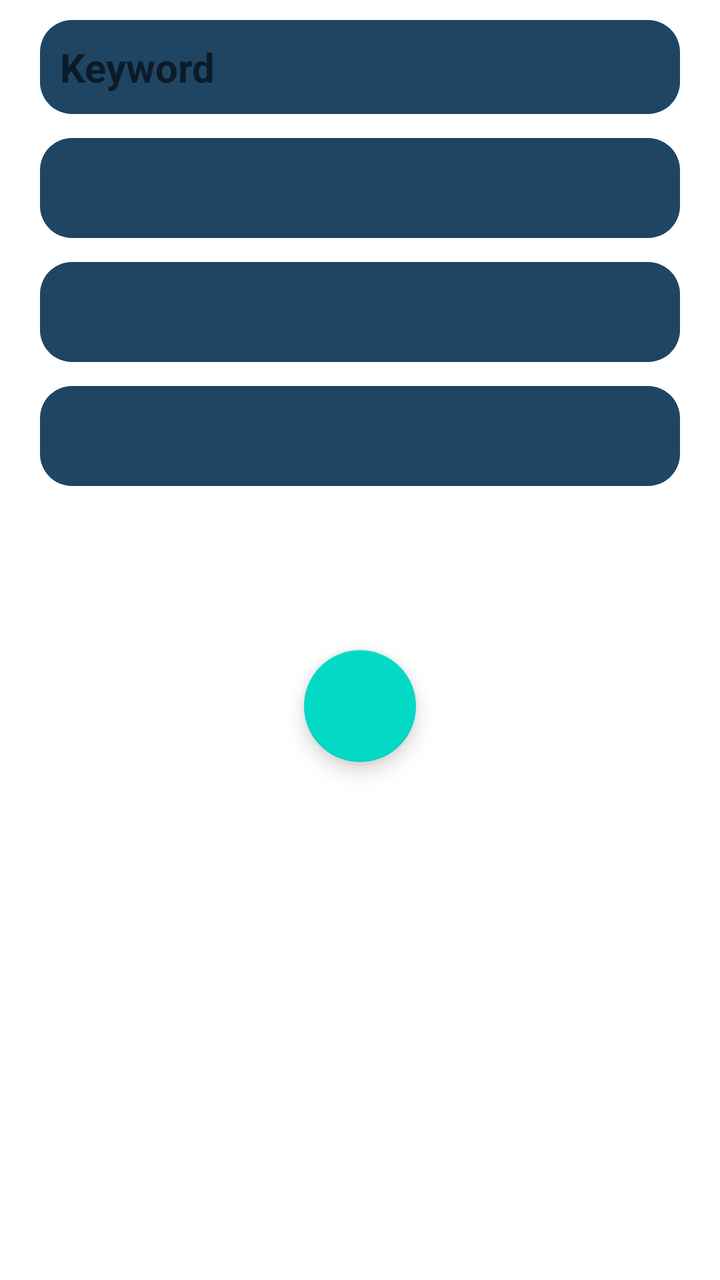
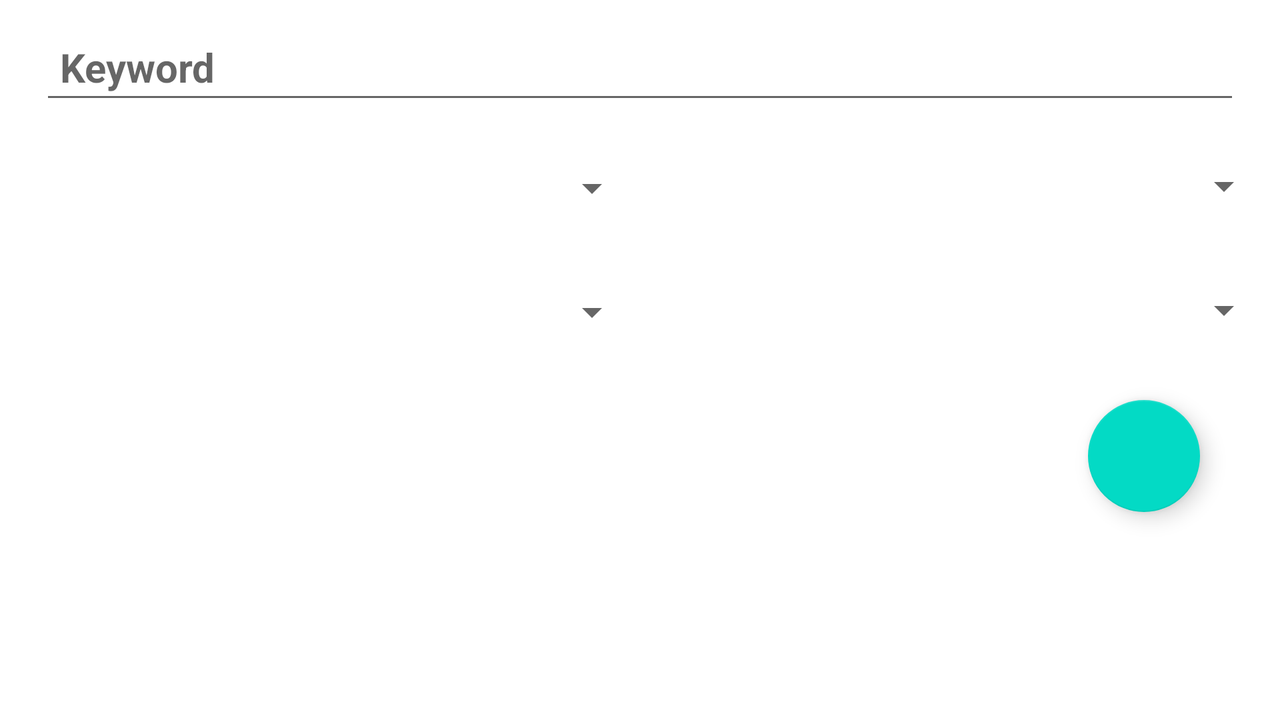

An Android layout and its configuration variant, each rendered on a device that would load it. The default file and the variant file are quoted in full after the pictures.
<!-- AndroidManifest.xml: application theme AppTheme -->
<!-- res/layout/fragment_filters.xml -->
<?xml version="1.0" encoding="utf-8"?>
<androidx.constraintlayout.widget.ConstraintLayout xmlns:android="http://schemas.android.com/apk/res/android"
    xmlns:app="http://schemas.android.com/apk/res-auto"
    xmlns:tools="http://schemas.android.com/tools"
    android:layout_width="match_parent"
    android:layout_height="match_parent"
    android:paddingLeft="20dp"
    android:paddingRight="20dp">

    <EditText
        android:id="@+id/editKeyWord"
        android:layout_width="match_parent"
        android:layout_height="wrap_content"
        android:layout_gravity="center_vertical"
        android:layout_marginTop="10dp"
        android:autofillHints="no"
        android:hint="Keyword"
        android:inputType="textLongMessage"
        android:padding="10dp"
        android:textColor="@color/white"
        android:textSize="20sp"
        android:textStyle="bold"
        android:background="@drawable/custom_bg_bottomnavigation"
        app:layout_constraintEnd_toEndOf="parent"
        app:layout_constraintStart_toStartOf="parent"
        app:layout_constraintTop_toTopOf="parent"
        tools:targetApi="o" />

    <androidx.appcompat.widget.AppCompatSpinner
        android:id="@+id/spinnerFilterSource"
        android:layout_width="match_parent"
        android:layout_height="@dimen/height_fields_navigation_drawer"
        android:layout_marginTop="12dp"
        app:layout_constraintTop_toBottomOf="@+id/editKeyWord"
        tools:layout_editor_absoluteX="20dp"
        android:background="@drawable/custom_bg_bottomnavigation"
        tools:listitem="@layout/spinner_style" />

    <androidx.appcompat.widget.AppCompatSpinner
        android:id="@+id/spinnerFilterLanguage"
        android:layout_width="match_parent"
        android:layout_height="@dimen/height_fields_navigation_drawer"
        android:layout_marginTop="12dp"
        android:visibility="gone"
        app:layout_constraintTop_toBottomOf="@+id/spinnerFilterSource"
        tools:layout_editor_absoluteX="16dp"
        android:background="@drawable/custom_bg_bottomnavigation"
        tools:listitem="@layout/spinner_style" />

    <androidx.appcompat.widget.AppCompatSpinner
        android:id="@+id/spinnerFilterCountry"
        android:layout_width="match_parent"
        android:layout_height="@dimen/height_fields_navigation_drawer"
        android:layout_marginTop="12dp"
        app:layout_constraintTop_toBottomOf="@+id/spinnerFilterLanguage"
        tools:layout_editor_absoluteX="20dp"
        android:background="@drawable/custom_bg_bottomnavigation"
        tools:listitem="@layout/spinner_style" />

    <androidx.appcompat.widget.AppCompatSpinner
        android:id="@+id/spinnerFilterCategory"
        android:layout_width="match_parent"
        android:layout_height="@dimen/height_fields_navigation_drawer"
        android:layout_marginTop="12dp"
        app:layout_constraintTop_toBottomOf="@+id/spinnerFilterCountry"
        tools:layout_editor_absoluteX="20dp"
        android:background="@drawable/custom_bg_bottomnavigation"
        tools:listitem="@layout/spinner_style" />

    <androidx.appcompat.widget.AppCompatSpinner
        android:id="@+id/spinnerFilterSortby"
        android:layout_width="match_parent"
        android:layout_height="@dimen/height_fields_navigation_drawer"
        android:layout_marginTop="12dp"
        app:layout_constraintTop_toBottomOf="@+id/spinnerFilterCategory"
        tools:layout_editor_absoluteX="20dp"
        tools:listitem="@layout/spinner_style"
        android:background="@drawable/custom_bg_bottomnavigation"
        android:visibility="invisible" />

    <com.google.android.material.floatingactionbutton.FloatingActionButton
        android:id="@+id/buttonSetupFilters"
        android:layout_width="wrap_content"
        android:layout_height="wrap_content"
        android:layout_margin="@dimen/padding_layout_navigation_drawer"
        android:layout_marginTop="40dp"
        android:contentDescription="TODO"
        android:src="@drawable/ic_search_24"
        app:layout_constraintEnd_toEndOf="parent"
        app:layout_constraintStart_toStartOf="parent"
        app:layout_constraintTop_toBottomOf="@+id/spinnerFilterSortby" />

</androidx.constraintlayout.widget.ConstraintLayout>
<!-- res/layout/spinner_style.xml (included above) -->
<?xml version="1.0" encoding="utf-8"?>
<TextView xmlns:android="http://schemas.android.com/apk/res/android"
    xmlns:tool="http://schemas.android.com/apk/res-auto"
    xmlns:tools="http://schemas.android.com/tools"
    android:id="@+id/textviewValuesFilters"
    android:layout_width="match_parent"
    android:layout_height="wrap_content"
    android:drawableStart="@drawable/language_icon"
    android:ellipsize="marquee"
    android:paddingLeft="@dimen/padding_scrollview"
    android:paddingRight="@dimen/padding_scrollview"
    android:singleLine="true"
    android:textSize="@dimen/textsize_spinner_filter"
    android:textStyle="bold"
    android:gravity="center_vertical"
    tools:text="item Spinner"
    android:paddingStart="@dimen/width_image_spinner"
    />
<!-- resources referenced by this layout -->
<resources>
  <color name="white">#FFFFFF</color>
  <dimen name="height_fields_navigation_drawer">50dp</dimen>
  <dimen name="padding_layout_navigation_drawer">20dp</dimen>
  <dimen name="padding_scrollview">10dp</dimen>
  <dimen name="textsize_spinner_filter">20sp</dimen>
  <dimen name="width_image_spinner">25dp</dimen>
  <!-- drawable custom_bg_bottomnavigation (drawable) -->
  <?xml version="1.0" encoding="utf-8"?>
  <selector xmlns:android="http://schemas.android.com/apk/res/android">
      <item>
          <shape android:shape="rectangle">
              <solid android:color="#E2032E50" />
              <stroke android:width="0dp"
                  android:color="#1B200A" />
              <corners android:radius="16dp" />
          </shape>
      </item>
  </selector>
  <!-- drawable language_icon (drawable-v24) -->
  <vector xmlns:android="http://schemas.android.com/apk/res/android"
      android:width="24dp"
      android:height="24dp"
      android:tint="?attr/colorControlNormal"
      android:viewportWidth="24.0"
      android:viewportHeight="24.0">
      <path
          android:fillColor="#000000"
          android:pathData="M11.99,2C6.47,2 2,6.48 2,12s4.47,10 9.99,10C17.52,22 22,17.52 22,12S17.52,2 11.99,2zM18.92,8h-2.95c-0.32,-1.25 -0.78,-2.45 -1.38,-3.56 1.84,0.63 3.37,1.91 4.33,3.56zM12,4.04c0.83,1.2 1.48,2.53 1.91,3.96h-3.82c0.43,-1.43 1.08,-2.76 1.91,-3.96zM4.26,14C4.1,13.36 4,12.69 4,12s0.1,-1.36 0.26,-2h3.38c-0.08,0.66 -0.14,1.32 -0.14,2 0,0.68 0.06,1.34 0.14,2L4.26,14zM5.08,16h2.95c0.32,1.25 0.78,2.45 1.38,3.56 -1.84,-0.63 -3.37,-1.9 -4.33,-3.56zM8.03,8L5.08,8c0.96,-1.66 2.49,-2.93 4.33,-3.56C8.81,5.55 8.35,6.75 8.03,8zM12,19.96c-0.83,-1.2 -1.48,-2.53 -1.91,-3.96h3.82c-0.43,1.43 -1.08,2.76 -1.91,3.96zM14.34,14L9.66,14c-0.09,-0.66 -0.16,-1.32 -0.16,-2 0,-0.68 0.07,-1.35 0.16,-2h4.68c0.09,0.65 0.16,1.32 0.16,2 0,0.68 -0.07,1.34 -0.16,2zM14.59,19.56c0.6,-1.11 1.06,-2.31 1.38,-3.56h2.95c-0.96,1.65 -2.49,2.93 -4.33,3.56zM16.36,14c0.08,-0.66 0.14,-1.32 0.14,-2 0,-0.68 -0.06,-1.34 -0.14,-2h3.38c0.16,0.64 0.26,1.31 0.26,2s-0.1,1.36 -0.26,2h-3.38z" />
  </vector>
</resources>
<!-- res/layout-land/fragment_filters.xml (the repository's variant of the layout above) -->
<!-- drawn on the phone turned sideways -->
<?xml version="1.0" encoding="utf-8"?>
<androidx.constraintlayout.widget.ConstraintLayout xmlns:android="http://schemas.android.com/apk/res/android"
    xmlns:app="http://schemas.android.com/apk/res-auto"
    xmlns:tools="http://schemas.android.com/tools"
    android:layout_width="match_parent"
    android:layout_height="match_parent"
    android:paddingLeft="20dp"
    android:paddingRight="20dp">

    <EditText
        android:id="@+id/editKeyWord"
        android:layout_width="match_parent"
        android:layout_height="wrap_content"
        android:layout_gravity="center_vertical"
        android:layout_marginTop="10dp"
        android:autofillHints="no"
        android:hint="Keyword"
        android:inputType="textLongMessage"
        android:padding="10dp"
        android:textColor="@color/white"
        android:textSize="20sp"
        android:textStyle="bold"
        app:layout_constraintStart_toStartOf="parent"
        app:layout_constraintTop_toTopOf="parent"
        tools:targetApi="o" />

    <androidx.appcompat.widget.AppCompatSpinner
        android:id="@+id/spinnerFilterSource"
        android:layout_width="300dp"
        android:layout_height="@dimen/height_fields_navigation_drawer"
        android:layout_marginTop="12dp"
        app:layout_constraintStart_toStartOf="parent"
        app:layout_constraintTop_toBottomOf="@+id/editKeyWord"
        tools:listitem="@layout/spinner_style" />

    <androidx.appcompat.widget.AppCompatSpinner
        android:id="@+id/spinnerFilterLanguage"
        android:layout_width="300dp"
        android:layout_height="@dimen/height_fields_navigation_drawer"
        android:layout_marginTop="12dp"
        app:layout_constraintStart_toStartOf="parent"
        app:layout_constraintTop_toBottomOf="@+id/spinnerFilterSource"
        tools:listitem="@layout/spinner_style" />


    <androidx.appcompat.widget.AppCompatSpinner
        android:id="@+id/spinnerFilterCountry"
        android:layout_width="300dp"
        android:layout_height="@dimen/height_fields_navigation_drawer"
        android:layout_marginStart="16dp"
        android:layout_marginTop="68dp"
        app:layout_constraintStart_toEndOf="@+id/spinnerFilterSource"
        app:layout_constraintTop_toTopOf="parent"
        tools:listitem="@layout/spinner_style" />

    <androidx.appcompat.widget.AppCompatSpinner
        android:id="@+id/spinnerFilterCategory"
        android:layout_width="300dp"
        android:layout_height="@dimen/height_fields_navigation_drawer"
        android:layout_marginStart="16dp"
        android:layout_marginTop="12dp"
        app:layout_constraintStart_toEndOf="@+id/spinnerFilterLanguage"
        app:layout_constraintTop_toBottomOf="@+id/spinnerFilterCountry"
        tools:listitem="@layout/spinner_style" />

    <com.google.android.material.floatingactionbutton.FloatingActionButton
        android:id="@+id/buttonSetupFilters"
        android:layout_width="wrap_content"
        android:layout_height="wrap_content"
        android:layout_margin="@dimen/padding_layout_navigation_drawer"
        android:layout_marginTop="44dp"
        android:background="@color/colorAccent"
        android:contentDescription="TODO"
        android:src="@drawable/ic_search_24"
        app:layout_constraintEnd_toEndOf="parent"
        app:layout_constraintTop_toBottomOf="@+id/spinnerFilterCategory" />

</androidx.constraintlayout.widget.ConstraintLayout>
<!-- resources referenced by the variant -->
<!-- as the phone turned sideways resolves them -->
<resources>
  <color name="colorAccent">#FF8A65</color>
  <color name="white">#FFFFFF</color>
  <dimen name="height_fields_navigation_drawer">50dp</dimen>
  <dimen name="padding_layout_navigation_drawer">20dp</dimen>
  <dimen name="padding_scrollview">10dp</dimen>
  <dimen name="textsize_spinner_filter">20sp</dimen>
  <dimen name="width_image_spinner">25dp</dimen>
  <!-- drawable language_icon (drawable-v24) -->
  <vector xmlns:android="http://schemas.android.com/apk/res/android"
      android:width="24dp"
      android:height="24dp"
      android:tint="?attr/colorControlNormal"
      android:viewportWidth="24.0"
      android:viewportHeight="24.0">
      <path
          android:fillColor="#000000"
          android:pathData="M11.99,2C6.47,2 2,6.48 2,12s4.47,10 9.99,10C17.52,22 22,17.52 22,12S17.52,2 11.99,2zM18.92,8h-2.95c-0.32,-1.25 -0.78,-2.45 -1.38,-3.56 1.84,0.63 3.37,1.91 4.33,3.56zM12,4.04c0.83,1.2 1.48,2.53 1.91,3.96h-3.82c0.43,-1.43 1.08,-2.76 1.91,-3.96zM4.26,14C4.1,13.36 4,12.69 4,12s0.1,-1.36 0.26,-2h3.38c-0.08,0.66 -0.14,1.32 -0.14,2 0,0.68 0.06,1.34 0.14,2L4.26,14zM5.08,16h2.95c0.32,1.25 0.78,2.45 1.38,3.56 -1.84,-0.63 -3.37,-1.9 -4.33,-3.56zM8.03,8L5.08,8c0.96,-1.66 2.49,-2.93 4.33,-3.56C8.81,5.55 8.35,6.75 8.03,8zM12,19.96c-0.83,-1.2 -1.48,-2.53 -1.91,-3.96h3.82c-0.43,1.43 -1.08,2.76 -1.91,3.96zM14.34,14L9.66,14c-0.09,-0.66 -0.16,-1.32 -0.16,-2 0,-0.68 0.07,-1.35 0.16,-2h4.68c0.09,0.65 0.16,1.32 0.16,2 0,0.68 -0.07,1.34 -0.16,2zM14.59,19.56c0.6,-1.11 1.06,-2.31 1.38,-3.56h2.95c-0.96,1.65 -2.49,2.93 -4.33,3.56zM16.36,14c0.08,-0.66 0.14,-1.32 0.14,-2 0,-0.68 -0.06,-1.34 -0.14,-2h3.38c0.16,0.64 0.26,1.31 0.26,2s-0.1,1.36 -0.26,2h-3.38z" />
  </vector>
</resources>
